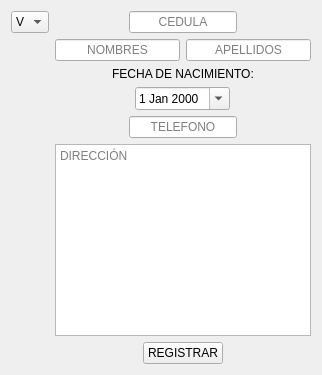
         <widget class="QWidget" name="widget_registrar_pacientes">
          <property name="styleSheet">
           <string notr="true"/>
          </property>
          <layout class="QVBoxLayout" name="verticalLayout_4">
           <item>
            <layout class="QGridLayout" name="gridLayout_2">
             <item row="0" column="1" colspan="2" alignment="Qt::AlignmentFlag::AlignHCenter">
              <widget class="QLineEdit" name="line_cedula">
               <property name="alignment">
                <set>Qt::AlignmentFlag::AlignCenter</set>
               </property>
               <property name="placeholderText">
                <string>CEDULA</string>
               </property>
              </widget>
             </item>
             <item row="6" column="1" colspan="2" alignment="Qt::AlignmentFlag::AlignHCenter">
              <widget class="QPushButton" name="boton_registrar">
               <property name="cursor">
                <cursorShape>PointingHandCursor</cursorShape>
               </property>
               <property name="text">
                <string>REGISTRAR</string>
               </property>
              </widget>
             </item>
             <item row="1" column="2">
              <widget class="QLineEdit" name="line_apellido">
               <property name="alignment">
                <set>Qt::AlignmentFlag::AlignCenter</set>
               </property>
               <property name="placeholderText">
                <string>APELLIDOS</string>
               </property>
              </widget>
             </item>
             <item row="1" column="1">
              <widget class="QLineEdit" name="line_nombre">
               <property name="alignment">
                <set>Qt::AlignmentFlag::AlignCenter</set>
               </property>
               <property name="placeholderText">
                <string>NOMBRES</string>
               </property>
              </widget>
             </item>
             <item row="5" column="1" colspan="2">
              <widget class="QTextEdit" name="text_direccion">
               <property name="tabChangesFocus">
                <bool>true</bool>
               </property>
               <property name="placeholderText">
                <string>DIRECCIÓN</string>
               </property>
              </widget>
             </item>
             <item row="0" column="0">
              <widget class="QComboBox" name="nacionalidad">
               <property name="cursor">
                <cursorShape>PointingHandCursor</cursorShape>
               </property>
               <item>
                <property name="text">
                 <string>V</string>
                </property>
               </item>
               <item>
                <property name="text">
                 <string>E</string>
                </property>
               </item>
              </widget>
             </item>
             <item row="4" column="1" colspan="2" alignment="Qt::AlignmentFlag::AlignHCenter">
              <widget class="QLineEdit" name="line_telefono">
               <property name="alignment">
                <set>Qt::AlignmentFlag::AlignCenter</set>
               </property>
               <property name="placeholderText">
                <string>TELEFONO</string>
               </property>
              </widget>
             </item>
             <item row="3" column="1" colspan="2" alignment="Qt::AlignmentFlag::AlignHCenter">
              <widget class="QDateEdit" name="fecha_nacimiento">
               <property name="cursor">
                <cursorShape>PointingHandCursor</cursorShape>
               </property>
               <property name="calendarPopup">
                <bool>true</bool>
               </property>
              </widget>
             </item>
             <item row="2" column="1" colspan="2" alignment="Qt::AlignmentFlag::AlignVCenter">
              <widget class="QLabel" name="label_20">
               <property name="text">
                <string>FECHA DE NACIMIENTO:</string>
               </property>
               <property name="alignment">
                <set>Qt::AlignmentFlag::AlignCenter</set>
               </property>
              </widget>
             </item>
            </layout>
           </item>
          </layout>
         </widget>
